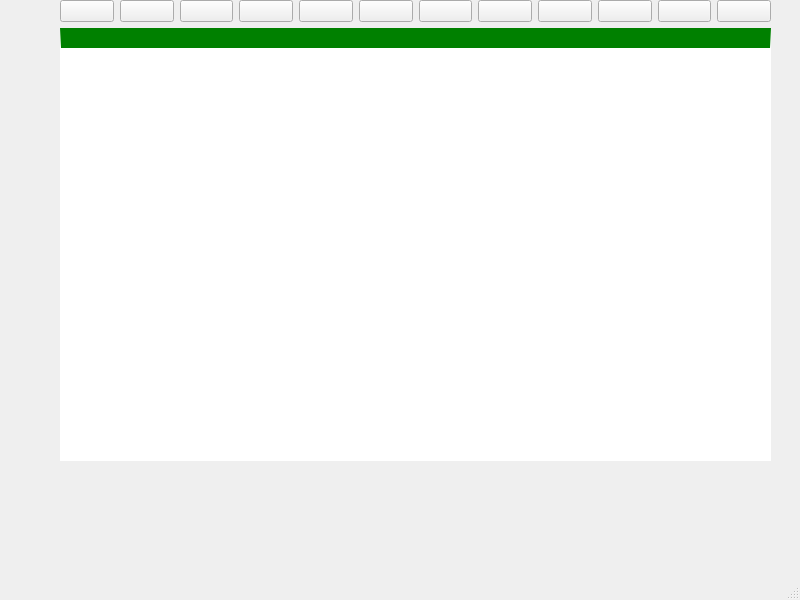
<?xml version="1.0" encoding="UTF-8"?>
<ui version="4.0">
 <class>MainWindow</class>
 <widget class="QMainWindow" name="MainWindow">
  <property name="geometry">
   <rect>
    <x>0</x>
    <y>0</y>
    <width>800</width>
    <height>600</height>
   </rect>
  </property>
  <property name="windowTitle">
   <string>MainWindow</string>
  </property>
  <widget class="QWidget" name="centralwidget">
   <widget class="QWidget" name="layoutWidget">
    <property name="geometry">
     <rect>
      <x>60</x>
      <y>0</y>
      <width>711</width>
      <height>461</height>
     </rect>
    </property>
    <layout class="QVBoxLayout" name="verticalLayout">
     <item>
      <layout class="QHBoxLayout" name="horizontalLayout">
       <item>
        <widget class="QPushButton" name="btnBold">
         <property name="text">
          <string/>
         </property>
         <property name="icon">
          <iconset resource="../Resource.qrc">
           <normaloff>:/SVG/materials/SVG/format_bold.svg</normaloff>:/SVG/materials/SVG/format_bold.svg</iconset>
         </property>
         <property name="iconSize">
          <size>
           <width>30</width>
           <height>30</height>
          </size>
         </property>
        </widget>
       </item>
       <item>
        <widget class="QPushButton" name="btnItalic">
         <property name="text">
          <string/>
         </property>
         <property name="icon">
          <iconset resource="../Resource.qrc">
           <normaloff>:/SVG/materials/SVG/format_italic.svg</normaloff>:/SVG/materials/SVG/format_italic.svg</iconset>
         </property>
         <property name="iconSize">
          <size>
           <width>30</width>
           <height>30</height>
          </size>
         </property>
         <property name="autoDefault">
          <bool>false</bool>
         </property>
        </widget>
       </item>
       <item>
        <widget class="QPushButton" name="btnUnderline">
         <property name="text">
          <string/>
         </property>
         <property name="icon">
          <iconset resource="../Resource.qrc">
           <normaloff>:/SVG/materials/SVG/format_underlined.svg</normaloff>:/SVG/materials/SVG/format_underlined.svg</iconset>
         </property>
         <property name="iconSize">
          <size>
           <width>30</width>
           <height>30</height>
          </size>
         </property>
        </widget>
       </item>
       <item>
        <widget class="QPushButton" name="btnAlignLeft">
         <property name="text">
          <string/>
         </property>
         <property name="icon">
          <iconset resource="../Resource.qrc">
           <normaloff>:/SVG/materials/SVG/format_align_left.svg</normaloff>:/SVG/materials/SVG/format_align_left.svg</iconset>
         </property>
         <property name="iconSize">
          <size>
           <width>30</width>
           <height>30</height>
          </size>
         </property>
        </widget>
       </item>
       <item>
        <widget class="QPushButton" name="btnAlignCenter">
         <property name="text">
          <string/>
         </property>
         <property name="icon">
          <iconset resource="../Resource.qrc">
           <normaloff>:/SVG/materials/SVG/format_align_center.svg</normaloff>:/SVG/materials/SVG/format_align_center.svg</iconset>
         </property>
         <property name="iconSize">
          <size>
           <width>30</width>
           <height>30</height>
          </size>
         </property>
        </widget>
       </item>
       <item>
        <widget class="QPushButton" name="btnAlignRight">
         <property name="text">
          <string/>
         </property>
         <property name="icon">
          <iconset resource="../Resource.qrc">
           <normaloff>:/SVG/materials/SVG/format_align_right.svg</normaloff>:/SVG/materials/SVG/format_align_right.svg</iconset>
         </property>
         <property name="iconSize">
          <size>
           <width>30</width>
           <height>30</height>
          </size>
         </property>
        </widget>
       </item>
       <item>
        <widget class="QPushButton" name="btnAlignJustify">
         <property name="text">
          <string/>
         </property>
         <property name="icon">
          <iconset resource="../Resource.qrc">
           <normaloff>:/SVG/materials/SVG/format_align_justify.svg</normaloff>:/SVG/materials/SVG/format_align_justify.svg</iconset>
         </property>
         <property name="iconSize">
          <size>
           <width>30</width>
           <height>30</height>
          </size>
         </property>
        </widget>
       </item>
       <item>
        <widget class="QPushButton" name="btnListBullet">
         <property name="text">
          <string/>
         </property>
         <property name="icon">
          <iconset resource="../Resource.qrc">
           <normaloff>:/SVG/materials/SVG/format_list_bulleted.svg</normaloff>:/SVG/materials/SVG/format_list_bulleted.svg</iconset>
         </property>
         <property name="iconSize">
          <size>
           <width>30</width>
           <height>30</height>
          </size>
         </property>
        </widget>
       </item>
       <item>
        <widget class="QPushButton" name="btnListNumber">
         <property name="text">
          <string/>
         </property>
         <property name="icon">
          <iconset resource="../Resource.qrc">
           <normaloff>:/SVG/materials/SVG/format_list_numbered.svg</normaloff>:/SVG/materials/SVG/format_list_numbered.svg</iconset>
         </property>
         <property name="iconSize">
          <size>
           <width>30</width>
           <height>30</height>
          </size>
         </property>
        </widget>
       </item>
       <item>
        <widget class="QPushButton" name="btnAddImg">
         <property name="text">
          <string/>
         </property>
         <property name="icon">
          <iconset resource="../Resource.qrc">
           <normaloff>:/images/materials/SVG/image.svg</normaloff>:/images/materials/SVG/image.svg</iconset>
         </property>
         <property name="iconSize">
          <size>
           <width>30</width>
           <height>30</height>
          </size>
         </property>
        </widget>
       </item>
       <item>
        <widget class="QPushButton" name="btnCalendar">
         <property name="cursor">
          <cursorShape>PointingHandCursor</cursorShape>
         </property>
         <property name="icon">
          <iconset resource="../Resource.qrc">
           <normaloff>:/SVG/materials/SVG/calendar.svg</normaloff>:/SVG/materials/SVG/calendar.svg</iconset>
         </property>
         <property name="iconSize">
          <size>
           <width>30</width>
           <height>30</height>
          </size>
         </property>
        </widget>
       </item>
       <item>
        <widget class="QPushButton" name="btnTimer">
         <property name="text">
          <string/>
         </property>
         <property name="icon">
          <iconset resource="../Resource.qrc">
           <normaloff>:/SVG/materials/SVG/timer.svg</normaloff>:/SVG/materials/SVG/timer.svg</iconset>
         </property>
         <property name="iconSize">
          <size>
           <width>30</width>
           <height>30</height>
          </size>
         </property>
        </widget>
       </item>
      </layout>
     </item>
     <item>
      <widget class="QPlainTextEdit" name="plainTextEdit">
       <property name="styleSheet">
        <string notr="true">background-color:white;
border-top: 20px solid green;</string>
       </property>
      </widget>
     </item>
    </layout>
   </widget>
  </widget>
  <widget class="QMenuBar" name="menubar">
   <property name="geometry">
    <rect>
     <x>0</x>
     <y>0</y>
     <width>800</width>
     <height>21</height>
    </rect>
   </property>
  </widget>
  <widget class="QStatusBar" name="statusbar"/>
 </widget>
 <resources>
  <include location="../Resource.qrc"/>
 </resources>
 <connections/>
</ui>
